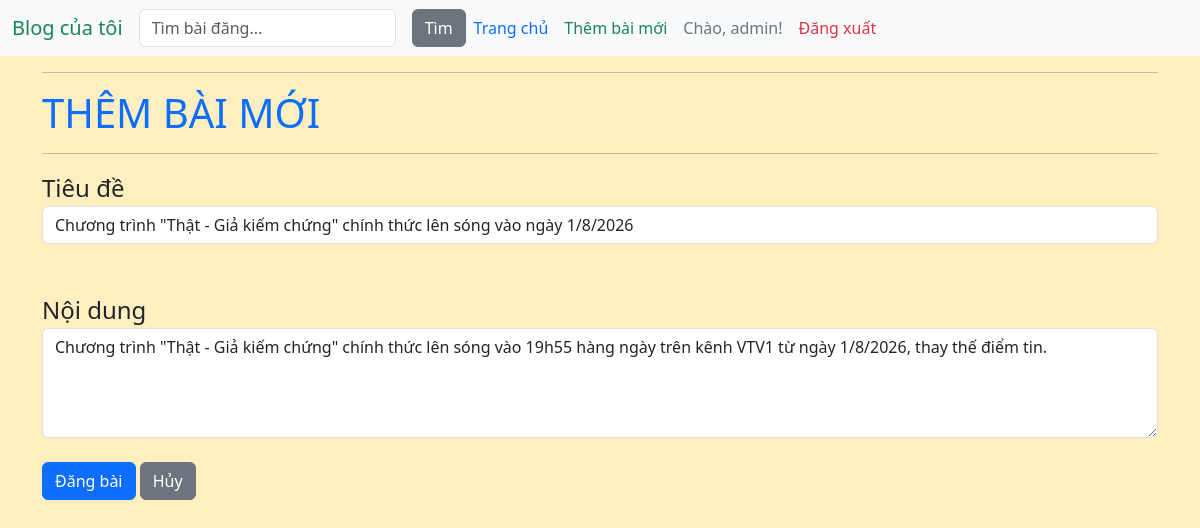
The app's page /post/46/update/ (signed in) with its own data.
### blog/models.py (models this page shows, shortened)
class Post(models.Model):
    title = models.CharField(max_length=200)
    likes = models.ManyToManyField(User, related_name='blog_posts', blank=True)
    content = models.TextField()
    created_at = models.DateTimeField(auto_now_add=True)
    updated_at = models.DateTimeField(auto_now=True)
    author = models.ForeignKey(User, on_delete=models.CASCADE, default=1)

### blog/views.py (the view)
# urls.py: path('post/<int:pk>/update/', PostUpdateView.as_view(), name="post-update"),
class PostUpdateView(LoginRequiredMixin, UserPassesTestMixin, UpdateView):
    model = Post
    form_class = PostForm
    template_name = 'post_form.html'
    def test_func(self):
        post = self.get_object()
        if self.request.user == post.author:
            return True
        return False

### blog/forms.py
class PostForm(forms.ModelForm):
    class Meta:
        model = Post
        fields = ['title','content']
        widgets = {
            'title': forms.TextInput(attrs={
                'class': 'form-control',
                'placeholder': 'Nhập tiêu đề...',
            }),
            'content': forms.Textarea(attrs={
                'class': 'form-control',
                'placeholder': 'Nhập nội dung...',
                'rows': 4,
            }),
        }

### blog/templates/post_form.html (shortened to what this page needs)
<!DOCTYPE html>
<html lang="vi">
<head>
</head>
{% extends "base.html" %}
{% block content %}
    <hr>
    <h1 class="text-uppercase text-primary">Thêm bài mới</h1>
    <hr>
    <form method="POST" onsubmit="chuyen_nut()">
        <label class="fs-4">Tiêu đề</label>
        {{ form.title }}
        <br>
        <br>
        <label class="fs-4">Nội dung</label>
        {{ form.content }}
        <br>
        <button id="post_btn" type="submit" class="btn btn-primary">Đăng bài</button>
        <a href="javascript:history.back()" class="btn btn-secondary">Hủy</a>
    </form>
{% endblock %}

### blog/templates/base.html (shortened to what this page needs)
<!DOCTYPE html>
<html lang="vi">
<head>
  <link href="https://cdn.jsdelivr.net/npm/bootstrap@5.3.8/dist/css/bootstrap.min.css" rel="stylesheet">
</head>
<body class="bg-warning bg-opacity-25">
  <nav class="navbar navbar-expand-lg bg-light">
  <div class="container-fluid">
    <a class="navbar-brand text-success" href="/blog/">Blog của tôi</a>
    <div class="collapse navbar-collapse" id="navbarSupportedContent">
    <form class="d-flex" action="{% url 'post_list' %}" method="GET">
      <input class="form-control me-3" type="search" name="q" placeholder="Tìm bài đăng..." value="{{ request.GET.q }}">
      <button class="btn btn-secondary">Tìm</button>
    </form>
    <ul class="navbar-nav me-auto mb-2 mb-lg-0">
      <li class="nav-item">
        <a class="nav-link link-primary" href="/blog/">Trang chủ</a>
      </li>
      {% if not user.is_authenticated %}
        <li class="nav-item">
          <a class="nav-link link-success" href="{% url 'login' %}">Đăng nhập</a>
        </li>
        <li class="nav-item">
          <a class="nav-link link-secondary" href="/register">Đăng ký</a>
        </li>
      {% else %}
        <li class="nav-item">
          <a class="nav-link link-success" href="{% url 'post-create' %}">Thêm bài mới</a>
        </li>
        {% if user.is_superuser %}
          <li class="nav-item">
            <a class="nav-link link-secondary" href="{% url 'profile' %}">Chào, {{ user.username }}!</a>
          </li>
        {% endif %}
        <li class="nav-item">
          <form action="{% url 'logout' %}" method="post" class="d-inline">
            <button type="submit" class="btn btn-link nav-link link-danger">Đăng xuất</button>
          </form>
        </li>
      {% endif %}
    </ul>
    </div>
  </div>
  </nav>
  <main class="container">
      {% block content %}{% endblock %}
  </main>
</body>
</html>

### records on screen
Post: title "Chương trình \"Thật - Giả kiếm chứng\" chính thức lên sóng vào ngày 1/8/2026", content "Chương trình \"Thật - Giả kiếm chứng\" chính thức lên sóng vào 19h55 hàng ngày trên kênh VTV1 từ ngày 1/8/2026, thay thế điểm tin."

### other values on screen
{{ user.username }} "admin"
